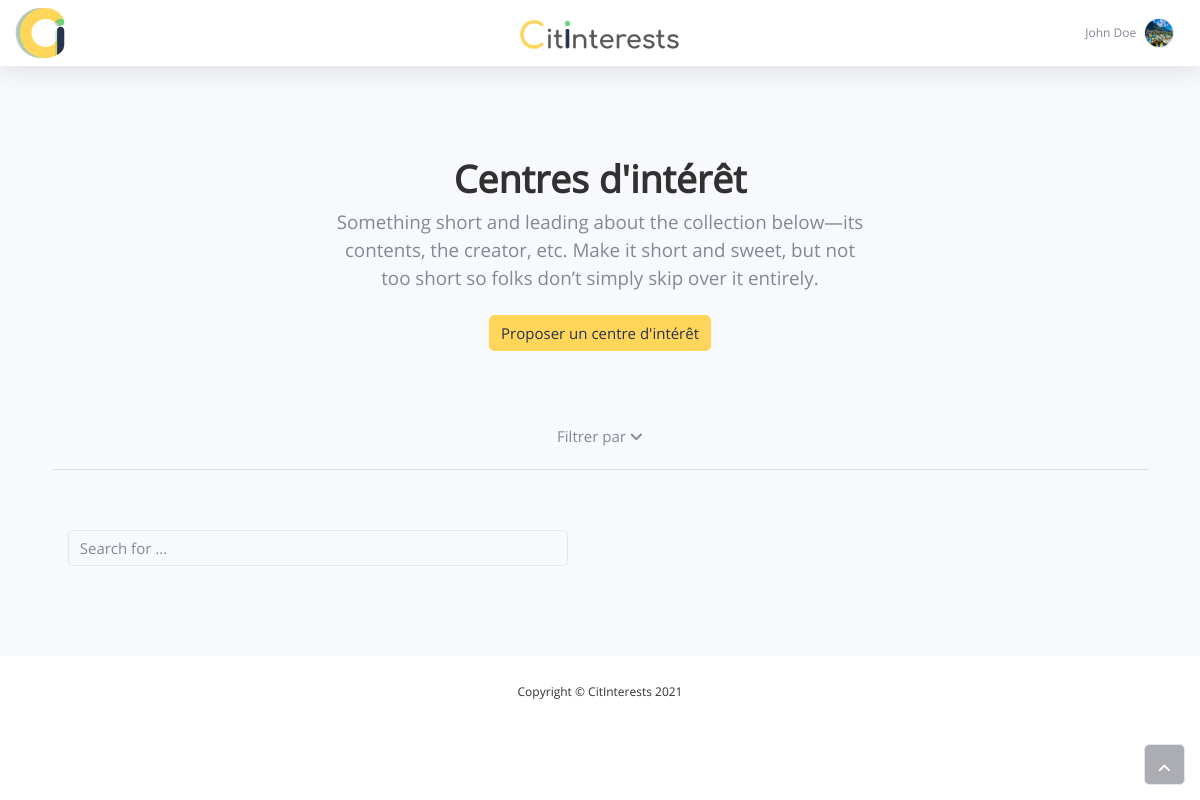
The page /index.php?page=homepage (signed in) on the database its author committed.
### tables this page shows
CREATE TABLE `user` (
  `id` int(11) NOT NULL,
  `lastname` varchar(50) NOT NULL,
  `firstname` varchar(50) NOT NULL,
  `email` varchar(70) NOT NULL,
  `password` varchar(70) NOT NULL,
  `status` enum('active','archived') NOT NULL,
  `admin` tinyint(1) NOT NULL,
  `banned` tinyint(1) NOT NULL,
  `image` varchar(200) NOT NULL,
  `account_delete_requested` tinyint(1) NOT NULL
);

### models/userDAO.php (called while the page is built, shortened)
<?php
class UserDAO
{
    public static function GetUserData_ParamId($id)
    {
        try {
            $sql = "SELECT * FROM user WHERE id = :id";
            $db = DBConnection::getConnection();
            $request = $db->prepare($sql);
            $request->execute([':id' => $id]);
            return $request->fetchAll();
        } catch (mysqli_sql_exception $exception) {
            throw $exception;
        }
    }
}

### controllers/filter.php (the view, shortened to what this page needs)
<div class="container">
    <button type="button" class="btn shadow-none" data-toggle="collapse" data-target="#filter-panel">
        <span class="glyphicon glyphicon-cog"></span> Filtrer par <i class="fas fa-angle-down"></i>
    </button>
</div>

### controllers/navbar_top.php (shortened to what this page needs)
<?php
require_once './models/userDAO.php';
if ($_SESSION['connected'] == true) {
    $user_dao = new UserDAO();
    $user_data = $user_dao->GetUserData_ParamId($_SESSION['connected_user_id']);
    $firstname = $user_data[0]['firstname'];
    $lastname = $user_data[0]['lastname'];
    $profile_icon = $user_data[0]['image'];
}
?>
<nav class="navbar navbar-light navbar-expand bg-white shadow topbar static-top">
    <div class="container-fluid">
        <ul class="p-0 m-0">
            <a href="index.php?page=homepage" <?= (str_contains($_GET['page'], 'admin') === true ? "hidden" : "") ?>><img class="img-profile" style="width: 50px; height: 50px;" src="assets/img/other/LogoCitInterests.svg"></a>
        </ul>
        <ul class="p-0 m-0 d-none d-lg-block" style="width: 100%;">
            <img class="img-profile" style="height: 40px;display: block;position: absolute;left: calc((100% - 165px) / 2);top:17px" src="assets/img/other/TexteCitInterests.png">
        </ul>
        <ul class="navbar-nav flex-nowrap ml-auto">
            <li class="nav-item dropdown no-arrow">
                <div class="nav-item dropdown no-arrow">
                    <a class="dropdown-toggle nav-link" aria-expanded="false" data-toggle="dropdown" href="#">
                        <span class="d-none d-lg-inline mr-2 text-gray-600 small"><?= $firstname . " " . $lastname ?></span>
                        <img class="border rounded-circle img-profile" src="assets/img/profile_icon/<?= $profile_icon ?>">
                    </a>
                </div>
            </li>
        </ul>
    </div>
</nav>

### assets/css/custom.css (style rules this page uses)
a { color: #293250; ; }
html, body { font-family: "Open-Sans", sans-serif; font-size: 15px; -ms-text-size-adjust: 100%; -webkit-text-size-adjust: 100%; color: #313131; }

### rows shown on the page
user: firstname "John", lastname "Doe", image (picture)
